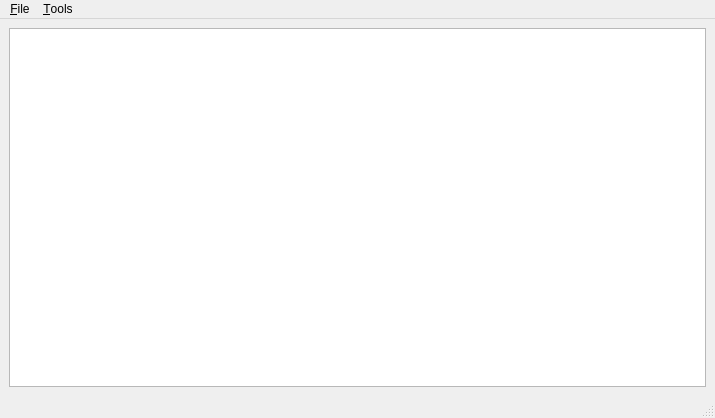
<?xml version="1.0" encoding="UTF-8"?>
<ui version="4.0">
 <class>Weather::MainWindow</class>
 <widget class="QMainWindow" name="Weather::MainWindow">
  <property name="geometry">
   <rect>
    <x>0</x>
    <y>0</y>
    <width>715</width>
    <height>418</height>
   </rect>
  </property>
  <property name="windowTitle">
   <string>Weather</string>
  </property>
  <widget class="QWidget" name="centralwidget">
   <layout class="QVBoxLayout" name="verticalLayout">
    <item>
     <widget class="QTableView" name="mCitiesTableView"/>
    </item>
   </layout>
  </widget>
  <widget class="QMenuBar" name="menubar">
   <property name="geometry">
    <rect>
     <x>0</x>
     <y>0</y>
     <width>715</width>
     <height>27</height>
    </rect>
   </property>
   <widget class="QMenu" name="menuFile">
    <property name="title">
     <string>&amp;File</string>
    </property>
    <addaction name="actionE_xit"/>
   </widget>
   <widget class="QMenu" name="menuTools">
    <property name="title">
     <string>&amp;Tools</string>
    </property>
    <addaction name="actionPlugin_list"/>
    <addaction name="actionSearch_cities"/>
   </widget>
   <addaction name="menuFile"/>
   <addaction name="menuTools"/>
  </widget>
  <widget class="QStatusBar" name="statusbar"/>
  <action name="actionE_xit">
   <property name="text">
    <string>E&amp;xit</string>
   </property>
   <property name="toolTip">
    <string>Exit the application</string>
   </property>
  </action>
  <action name="actionPlugin_list">
   <property name="text">
    <string>Plugin list</string>
   </property>
  </action>
  <action name="actionSearch_cities">
   <property name="text">
    <string>Search cities</string>
   </property>
  </action>
 </widget>
 <resources/>
 <connections/>
</ui>
